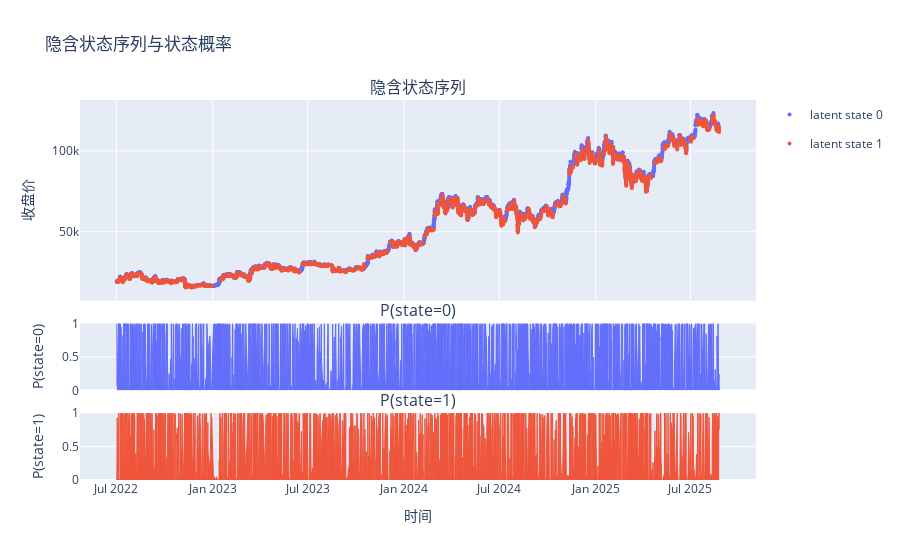

Notebook cell for this chart:
### Code cell
from research.labeler.gmm_labeler import GMMLabeler

labeler_L4 = GMMLabeler(merged_bar, 4)
labeler_L4.plot_label_on_candles()

### Figure 1 — Plotly figure (JSON) as saved in the notebook; plotly's stock layout.template omitted (floating-point values rounded to 4 significant figures; data arrays with more than 128 entries replaced by an {"elided": "..."} marker saying what was removed)
{"data": [{"legendgroup": "state_0", "marker": {"color": "#636EFA", "size": 4}, "mode": "markers", "name": "latent state 0", "showlegend": true, "x": {"elided": "3114 str values"}, "y": {"elided": "3114 float values"}, "type": "scatter", "xaxis": "x", "yaxis": "y"}, {"legendgroup": "state_1", "marker": {"color": "#EF553B", "size": 4}, "mode": "markers", "name": "latent state 1", "showlegend": true, "x": {"elided": "2671 str values"}, "y": {"elided": "2671 float values"}, "type": "scatter", "xaxis": "x", "yaxis": "y"}, {"fill": "tozeroy", "fillcolor": "#636EFA", "legendgroup": "state_0", "line": {"color": "#636EFA", "width": 1}, "mode": "lines", "name": "P(state=0)", "opacity": 0.7, "showlegend": false, "x": {"elided": "5785 str values"}, "y": {"elided": "5785 float values"}, "type": "scatter", "xaxis": "x2", "yaxis": "y2"}, {"fill": "tozeroy", "fillcolor": "#EF553B", "legendgroup": "state_1", "line": {"color": "#EF553B", "width": 1}, "mode": "lines", "name": "P(state=1)", "opacity": 0.7, "showlegend": false, "x": {"elided": "5785 str values"}, "y": {"elided": "5785 float values"}, "type": "scatter", "xaxis": "x3", "yaxis": "y3"}], "layout": {"xaxis": {"anchor": "y", "domain": [0.0, 1.0], "matches": "x3", "showticklabels": false}, "yaxis": {"anchor": "x", "domain": [0.472, 1.0], "title": {"text": "收盘价"}}, "xaxis2": {"anchor": "y2", "domain": [0.0, 1.0], "matches": "x3", "showticklabels": false}, "yaxis2": {"anchor": "x2", "domain": [0.236, 0.412], "title": {"text": "P(state=0)"}, "range": [0, 1]}, "xaxis3": {"anchor": "y3", "domain": [0.0, 1.0], "title": {"text": "时间"}}, "yaxis3": {"anchor": "x3", "domain": [0.0, 0.176], "title": {"text": "P(state=1)"}, "range": [0, 1]}, "annotations": [{"font": {"size": 16}, "showarrow": false, "text": "隐含状态序列", "x": 0.5, "xanchor": "center", "xref": "paper", "y": 1.0, "yanchor": "bottom", "yref": "paper"}, {"font": {"size": 16}, "showarrow": false, "text": "P(state=0)", "x": 0.5, "xanchor": "center", "xref": "paper", "y": 0.412, "yanchor": "bottom", "yref": "paper"}, {"font": {"size": 16}, "showarrow": false, "text": "P(state=1)", "x": 0.5, "xanchor": "center", "xref": "paper", "y": 0.176, "yanchor": "bottom", "yref": "paper"}], "title": {"text": "隐含状态序列与状态概率"}, "showlegend": true, "hovermode": "x unified"}}
